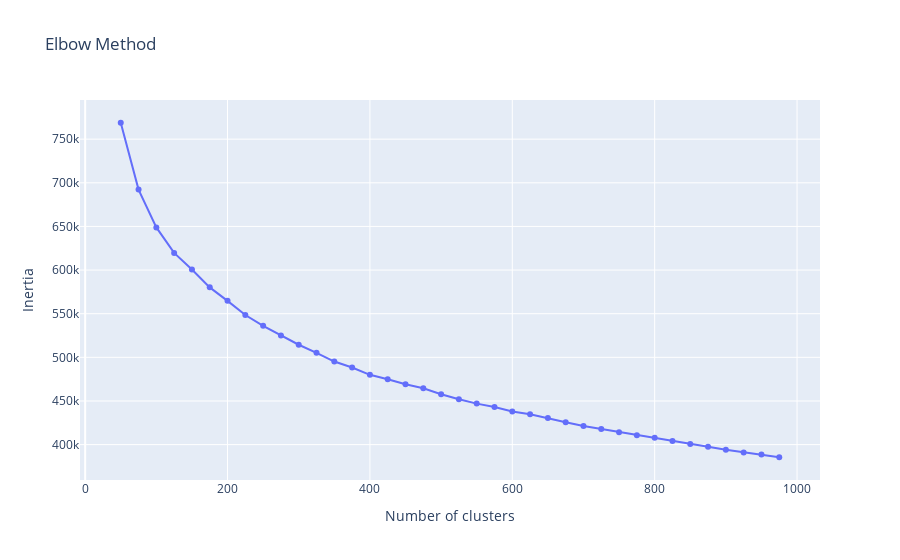
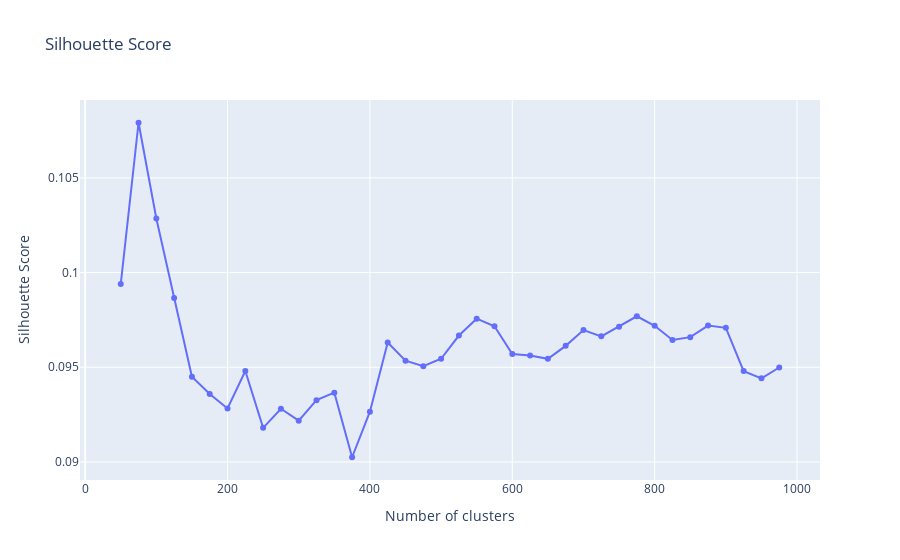

These figures' notebook cell, in order:
### Code cell
# Affichage des résultats TruncatedSVD
print(labels_svd[:5], len(labels_svd))
print("Silhouette Scores:", silhouette_scores_svd)
print("Inertia:", inertia_svd)

inertia_elbow_plotly(cluster_range=cluster_range, inertia=inertia_svd, silhouette_scores=silhouette_scores_svd)

### Figure 1 — Plotly figure (JSON) as saved in the notebook; plotly's stock layout.template omitted (floating-point values rounded to 4 significant figures)
{"data": [{"hovertemplate": "Number of clusters=%{x}<br>Inertia=%{y}<extra></extra>", "legendgroup": "", "line": {"color": "#636efa", "dash": "solid"}, "marker": {"symbol": "circle"}, "mode": "lines+markers", "name": "", "orientation": "v", "showlegend": false, "type": "scatter", "x": [50, 75, 100, 125, 150, 175, 200, 225, 250, 275, 300, 325, 350, 375, 400, 425, 450, 475, 500, 525, 550, 575, 600, 625, 650, 675, 700, 725, 750, 775, 800, 825, 850, 875, 900, 925, 950, 975], "xaxis": "x", "y": [768800.0, 692200.0, 648900.0, 619700.0, 600600.0, 580200.0, 564700.0, 548500.0, 536100.0, 525000.0, 514400.0, 505200.0, 495200.0, 488300.0, 479900.0, 474800.0, 469100.0, 464500.0, 457700.0, 451900.0, 447000.0, 443000.0, 437900.0, 434700.0, 430500.0, 425700.0, 421300.0, 417800.0, 414200.0, 410700.0, 407800.0, 404200.0, 400600.0, 397500.0, 394200.0, 391100.0, 388600.0, 385500.0], "yaxis": "y"}], "layout": {"legend": {"tracegroupgap": 0}, "title": {"text": "Elbow Method"}, "xaxis": {"anchor": "y", "domain": [0, 1], "title": {"text": "Number of clusters"}}, "yaxis": {"anchor": "x", "domain": [0, 1], "title": {"text": "Inertia"}}}}

### Figure 2 — Plotly figure (JSON) as saved in the notebook; plotly's stock layout.template omitted (floating-point values rounded to 4 significant figures)
{"data": [{"hovertemplate": "Number of clusters=%{x}<br>Silhouette Score=%{y}<extra></extra>", "legendgroup": "", "line": {"color": "#636efa", "dash": "solid"}, "marker": {"symbol": "circle"}, "mode": "lines+markers", "name": "", "orientation": "v", "showlegend": false, "type": "scatter", "x": [50, 75, 100, 125, 150, 175, 200, 225, 250, 275, 300, 325, 350, 375, 400, 425, 450, 475, 500, 525, 550, 575, 600, 625, 650, 675, 700, 725, 750, 775, 800, 825, 850, 875, 900, 925, 950, 975], "xaxis": "x", "y": [0.09939, 0.1079, 0.1029, 0.09865, 0.0945, 0.09359, 0.09282, 0.09481, 0.0918, 0.09281, 0.09218, 0.09326, 0.09366, 0.09025, 0.09265, 0.0963, 0.09535, 0.09505, 0.09545, 0.09668, 0.09757, 0.09717, 0.0957, 0.09562, 0.09545, 0.09613, 0.09696, 0.09663, 0.09714, 0.09769, 0.09719, 0.09644, 0.09659, 0.0972, 0.09708, 0.0948, 0.09442, 0.09499], "yaxis": "y"}], "layout": {"legend": {"tracegroupgap": 0}, "title": {"text": "Silhouette Score"}, "xaxis": {"anchor": "y", "domain": [0, 1], "title": {"text": "Number of clusters"}}, "yaxis": {"anchor": "x", "domain": [0, 1], "title": {"text": "Silhouette Score"}}}}
